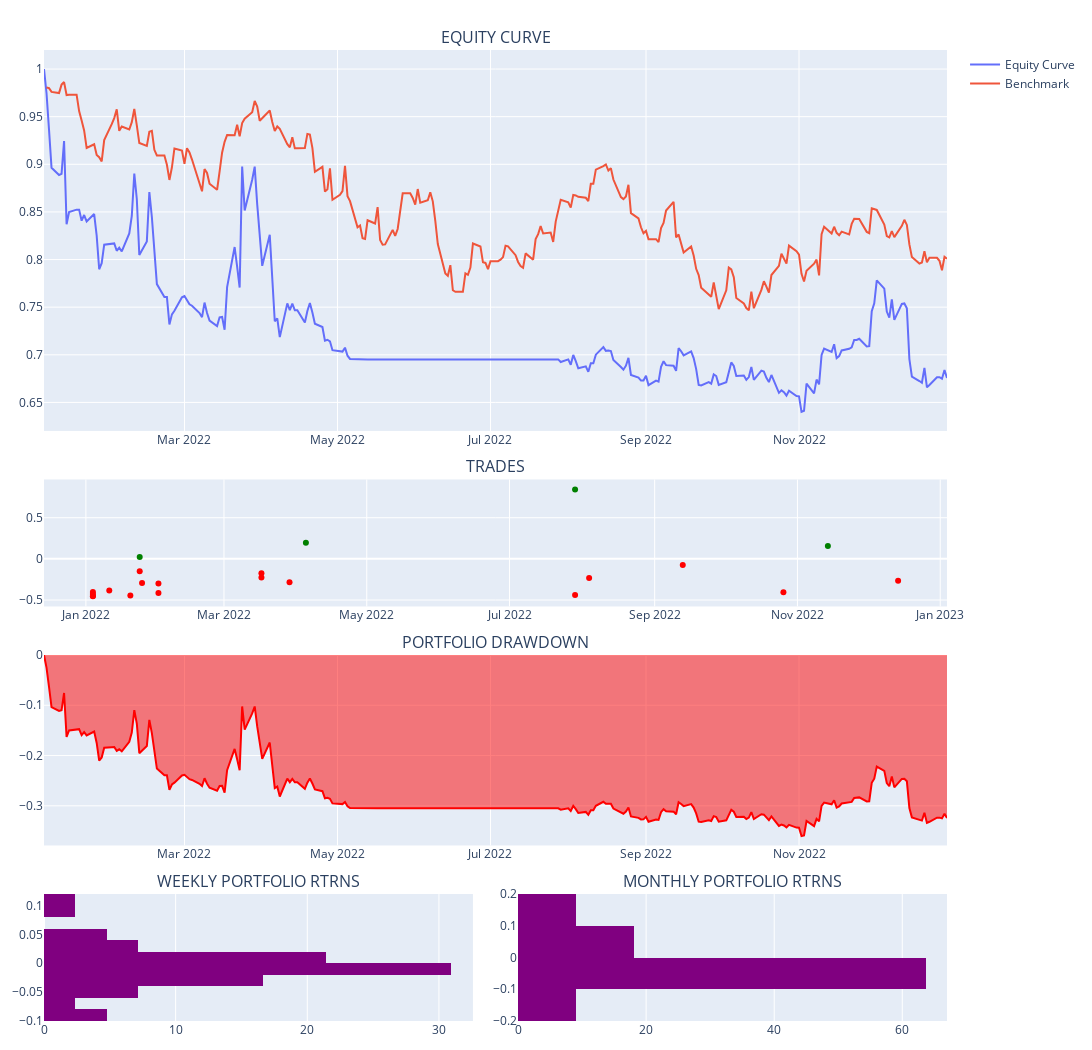

Notebook source saved alongside this figure:
### Code cell
evb_backtest.portfolio.plot_portfolio()

### Figure 1 — Plotly figure (JSON) as saved in the notebook; plotly's stock layout.template omitted (floating-point values rounded to 4 significant figures; data arrays with more than 128 entries replaced by an {"elided": "..."} marker saying what was removed)
{"data": [{"name": "Equity Curve", "showlegend": true, "type": "scatter", "x": {"elided": "259 str values"}, "xaxis": "x", "y": {"elided": "259 float values"}, "yaxis": "y"}, {"name": "Benchmark", "showlegend": true, "type": "scatter", "x": {"elided": "259 str values"}, "xaxis": "x", "y": {"elided": "259 float values"}, "yaxis": "y"}, {"customdata": [6, 10, 10, 5, 1, 6, 20, 1, 3, 16, 2, 12, 3, 3, 7, 4, 1, 2, 2, 1, 5, 10], "hovertemplate": "<b>%{text}</b><br><br>Date: %{x}<br>Size: %{customdata}<br>PnL: %{y}<br>", "marker": {"color": ["red", "red", "red", "red", "red", "red", "red", "green", "red", "red", "red", "red", "red", "red", "green", "green", "red", "red", "red", "red", "green", "red"]}, "mode": "markers", "name": "Ticker", "showlegend": false, "text": ["AMD", "TSLA", "AAPL", "COST", "NFLX", "AAPL", "NVDA", "COST", "AMD", "NVDA", "AMD", "NVDA", "AAPL", "AMZN", "TSLA", "SBUX", "COST", "AAPL", "AAPL", "NFLX", "BA", "NVDA"], "type": "scatter", "x": ["2022-01-04T00:00:00", "2022-01-04T00:00:00", "2022-01-04T00:00:00", "2022-01-11T00:00:00", "2022-01-04T00:00:00", "2022-01-20T00:00:00", "2022-01-24T00:00:00", "2022-01-24T00:00:00", "2022-01-25T00:00:00", "2022-02-01T00:00:00", "2022-02-01T00:00:00", "2022-03-17T00:00:00", "2022-03-17T00:00:00", "2022-03-29T00:00:00", "2022-04-05T00:00:00", "2022-07-29T00:00:00", "2022-07-29T00:00:00", "2022-08-04T00:00:00", "2022-09-13T00:00:00", "2022-10-26T00:00:00", "2022-11-14T00:00:00", "2022-12-14T00:00:00"], "xaxis": "x2", "y": [-0.45, -0.4275, -0.4554, -0.385, -0.4033, -0.4455, -0.15, 0.0216, -0.294, -0.3003, -0.4134, -0.1742, -0.2261, -0.2833, 0.1946, 0.8418, -0.4397, -0.2326, -0.07566, -0.4058, 0.1554, -0.2666], "yaxis": "y2"}, {"fill": "tozeroy", "line": {"color": "red"}, "name": "Drawdown", "showlegend": false, "type": "scatter", "x": {"elided": "259 str values"}, "xaxis": "x3", "y": {"elided": "259 float values"}, "yaxis": "y3"}, {"histnorm": "percent", "marker": {"color": "purple"}, "showlegend": false, "type": "histogram", "xaxis": "x4", "y": [null, -0.05192, -0.01149, -0.02913, -0.008752, -0.004577, -0.03799, -0.03623, 0.007182, -0.02078, 0.04772, 0.1044, -0.06824, -0.09439, 0.03927, -0.0189, -0.03798, -0.013, -0.0007021, 0, -0.003954, -0.009509, 0.02087, -0.007982, -0.02263, -0.01569, 0.03137, 0.01496, -0.04524, 0.0009171, 0.01405, -0.006024, 0.007575, -0.02448, 0.01144, 0.05486, -0.002731, 0.01727, 0.08562, -0.05329, -0.08094, -0.01297, 0.01095], "yaxis": "y4"}, {"histnorm": "percent", "marker": {"color": "purple"}, "showlegend": false, "type": "histogram", "xaxis": "x5", "y": [null, -0.06896, 0.08492, -0.1456, -0.01369, 0, -0.003954, -0.02791, -0.006919, -0.01761, 0.1357, -0.09407], "yaxis": "y5"}], "layout": {"annotations": [{"font": {"size": 16}, "showarrow": false, "text": "EQUITY CURVE", "x": 0.5, "xanchor": "center", "xref": "paper", "y": 1.0, "yanchor": "bottom", "yref": "paper"}, {"font": {"size": 16}, "showarrow": false, "text": "TRADES", "x": 0.5, "xanchor": "center", "xref": "paper", "y": 0.5577, "yanchor": "bottom", "yref": "paper"}, {"font": {"size": 16}, "showarrow": false, "text": "PORTFOLIO DRAWDOWN", "x": 0.5, "xanchor": "center", "xref": "paper", "y": 0.3769, "yanchor": "bottom", "yref": "paper"}, {"font": {"size": 16}, "showarrow": false, "text": "WEEKLY PORTFOLIO RTRNS", "x": 0.2375, "xanchor": "center", "xref": "paper", "y": 0.1308, "yanchor": "bottom", "yref": "paper"}, {"font": {"size": 16}, "showarrow": false, "text": "MONTHLY PORTFOLIO RTRNS", "x": 0.7625, "xanchor": "center", "xref": "paper", "y": 0.1308, "yanchor": "bottom", "yref": "paper"}], "height": 1050, "hovermode": "x unified", "margin": {"b": 20, "l": 15, "r": 15, "t": 50}, "paper_bgcolor": "WHITE", "width": 1200, "xaxis": {"anchor": "y", "domain": [0, 1]}, "xaxis2": {"anchor": "y2", "domain": [0, 1]}, "xaxis3": {"anchor": "y3", "domain": [0, 1]}, "xaxis4": {"anchor": "y4", "domain": [0, 0.475]}, "xaxis5": {"anchor": "y5", "domain": [0.525, 1]}, "yaxis": {"anchor": "x", "domain": [0.6077, 1.0]}, "yaxis2": {"anchor": "x2", "domain": [0.4269, 0.5577]}, "yaxis3": {"anchor": "x3", "domain": [0.1808, 0.3769]}, "yaxis4": {"anchor": "x4", "domain": [0, 0.1308]}, "yaxis5": {"anchor": "x5", "domain": [0, 0.1308]}}}
